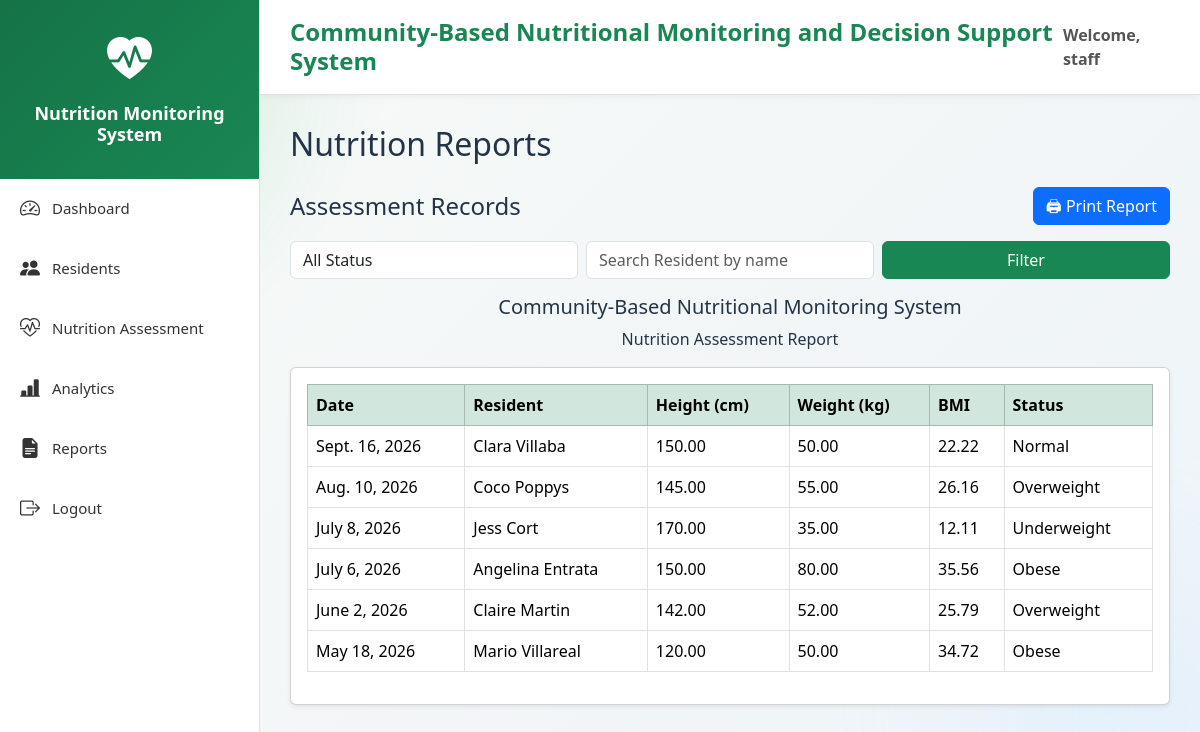
/reports/ (signed in), run on an earlier commit of the app's database.
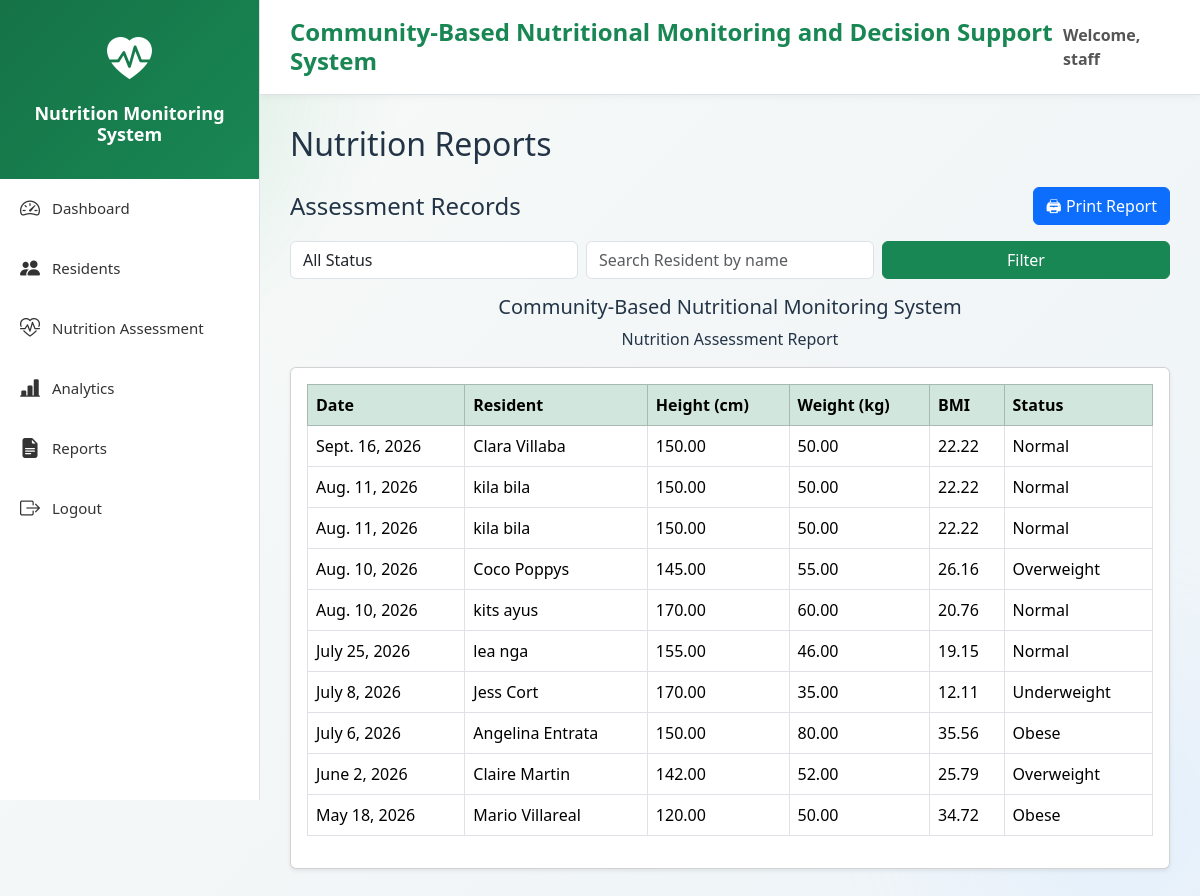
And on a later commit of the database.
### nutrition/models.py (models this page shows, shortened)
class NutritionAssessment(models.Model):
    STATUS_CHOICES = [
        ('Underweight', 'Underweight'),
        ('Normal', 'Normal'),
        ('Overweight', 'Overweight'),
        ('Obese', 'Obese'),
    ]
    MONITORING_FLAG_CHOICES = [
    ('Routine Monitoring', 'Routine Monitoring'),
    ('Needs Follow-up', 'Needs Follow-up'),
    ]
    resident = models.ForeignKey(
        Resident,
        on_delete=models.CASCADE,
        related_name='assessments'
    )
    assessed_by = models.ForeignKey(
        settings.AUTH_USER_MODEL,
        on_delete=models.SET_NULL,
        null=True,
        blank=True,
        related_name='nutrition_assessments'
    )
    rule = models.ForeignKey(
    NutritionRule,
    on_delete=models.SET_NULL,
    null=True,
    blank=True,
    related_name='assessments'
    )
    assessment_date = models.DateField()
    height = models.DecimalField(
        max_digits=5,
        decimal_places=2,
        help_text="Height in centimeters"
    )
    weight = models.DecimalField(
        max_digits=5,
        decimal_places=2,
        help_text="Weight in kilograms"
    )
    bmi = models.DecimalField(
        max_digits=5,
        decimal_places=2,
        editable=False
    )
    nutritional_status = models.CharField(
        max_length=20,
        choices=STATUS_CHOICES,
        editable=False
    )
    monitoring_flag = models.CharField(
    max_length=30,
    choices=MONITORING_FLAG_CHOICES,
    editable=False,
    default='Routine Monitoring'
    )
    remarks = models.TextField(
        editable=False,
        blank=True,
        default=""
    )
    intervention = models.TextField(
        editable=False,
        blank=True,
        default=""
    )
    created_at = models.DateTimeField(auto_now_add=True)
    updated_at = models.DateTimeField(auto_now=True)

### residents/models.py (models this page shows, shortened)
class Resident(models.Model):
    GENDER_CHOICES = [
        ('Male', 'Male'),
        ('Female', 'Female'),
    ]
    resident_id = models.CharField(
        max_length=20,
        unique=True,
        blank=True
    )
    first_name = models.CharField(max_length=100)
    middle_name = models.CharField(
        max_length=100,
        blank=True,
        null=True
    )
    last_name = models.CharField(max_length=100)
    sex = models.CharField(
        max_length=10,
        choices=GENDER_CHOICES
    )
    birth_date = models.DateField()
    address = models.CharField(
        max_length=100
    )
    contact_number = models.CharField(
        max_length=15,
        blank=True,
        null=True
    )
    guardian_name = models.CharField(
        max_length=150,
        blank=True,
        null=True
    )
    created_by = models.ForeignKey(
    settings.AUTH_USER_MODEL,
    on_delete=models.SET_NULL,
    null=True,
    blank=True,
    related_name='created_residents')
    created_at = models.DateTimeField(auto_now_add=True)
    updated_at = models.DateTimeField(auto_now=True)
    class Meta:
        ordering = [
            'last_name',
            'first_name'
        ]

### reports/views.py (the view)
@login_required(login_url='login')
def report_dashboard(request):
    status = request.GET.get('status', '')
    resident_name = request.GET.get('resident_name', '').strip()
    assessments = NutritionAssessment.objects.all().order_by(
        '-assessment_date'
    )
    if status:
        assessments = assessments.filter(
            nutritional_status=status
        )
    if resident_name:
        assessments = assessments.filter(
            Q(resident__first_name__icontains=resident_name) |
            Q(resident__last_name__icontains=resident_name)
        )
    today = timezone.now()
    total_reports = NutritionAssessment.objects.count()
    monthly_reports = NutritionAssessment.objects.filter(
        assessment_date__month=today.month,
        assessment_date__year=today.year
    ).count()
    pdf_exports = ActivityLog.objects.filter(
        action='Export PDF'
    ).count()
    excel_exports = ActivityLog.objects.filter(
        action='Export Excel'
    ).count()
    context = {
        'assessments': assessments,
        'status': status,
        'resident_name': resident_name,
        'total_reports': total_reports,
        'monthly_reports': monthly_reports,
        'pdf_exports': pdf_exports,
        'excel_exports': excel_exports,
    }
    return render(
        request,
        get_template(
            request,
            'reports/report_dashboard.html',
            'admin_reports/report_dashboard.html'
        ),
        context
    )

### reports/views.py (called while the page is built)
def get_template(request, staff_template, admin_template):
    if request.user.is_superuser:
        return admin_template
    return staff_template

### templates/reports/report_dashboard.html (shortened to what this page needs)
{% extends 'base_staff.html' %}
{% block content %}
<h2 class="mb-4">Nutrition Reports</h2>
<div class="d-flex justify-content-between align-items-center mb-3">
    <h4 class="mb-0">Assessment Records</h4>
    <button onclick="window.print()" class="btn btn-primary">
        🖨 Print Report
    </button>
</div>
<form method="GET" class="row g-2 mb-3">
    <div class="col-md-4">
        <select name="status" class="form-control">
            <option value="">All Status</option>
        </select>
    </div>
    <div class="col-md-4">
        <input
            type="text"
            name="resident_name"
            class="form-control"
            placeholder="Search Resident by name"
            value="{{ resident_name }}"
        >
    </div>
    <div class="col-md-4">
        <button class="btn btn-success w-100">
            Filter
        </button>
    </div>
</form>
<div class="text-center mb-3">
    <h5>Community-Based Nutritional Monitoring System</h5>
    <p class="mb-0">Nutrition Assessment Report</p>
</div>
<div class="card shadow-sm">
    <div class="card-body">
        <table class="table table-bordered table-hover">
            <thead class="table-success">
                <tr>
                    <th>Date</th>
                    <th>Resident</th>
                    <th>Height (cm)</th>
                    <th>Weight (kg)</th>
                    <th>BMI</th>
                    <th>Status</th>
                </tr>
            </thead>
            <tbody>
                {% for a in assessments %}
                <tr>
                    <td>{{ a.assessment_date }}</td>
                    <td>
                        {{ a.resident.first_name }}
                        {{ a.resident.last_name }}
                    </td>
                    <td>{{ a.height }}</td>
                    <td>{{ a.weight }}</td>
                    <td>{{ a.bmi }}</td>
                    <td>{{ a.nutritional_status }}</td>
                </tr>
                {% empty %}
                <tr>
                    <td colspan="6" class="text-center">
                        No records found
                    </td>
                </tr>
                {% endfor %}
            </tbody>
        </table>
    </div>
</div>
{% endblock %}

### templates/base_staff.html (shortened to what this page needs)
<!DOCTYPE html>
<html lang="en">
<head>
    <link href="https://cdn.jsdelivr.net/npm/bootstrap@5.3.3/dist/css/bootstrap.min.css"
          rel="stylesheet">
    <link href="https://cdn.jsdelivr.net/npm/bootstrap-icons@1.11.3/font/bootstrap-icons.css"
          rel="stylesheet">
    <link href="https://cdn.jsdelivr.net/npm/tom-select/dist/css/tom-select.bootstrap5.min.css" rel="stylesheet">
</head>
<body>
<div class="sidebar">
    <div class="logo">
        <i class="bi bi-heart-pulse-fill"></i>
        <h4>
            Nutrition Monitoring System
        </h4>
    </div>
    <a href="{% url 'dashboard' %}">
        <i class="bi bi-speedometer2"></i>
        <span>
            Dashboard
        </span>
    </a>
    <a href="{% url 'resident_list' %}">
        <i class="bi bi-people-fill"></i>
        <span>
            Residents
        </span>
    </a>
    <a href="{% url 'assessment_list' %}">
        <i class="bi bi-heart-pulse"></i>
        <span>
            Nutrition Assessment
        </span>
    </a>
    <a href="{% url 'analytics' %}">
        <i class="bi bi-bar-chart-line-fill"></i>
        <span>
            Analytics
        </span>
    </a>
    <a href="{% url 'report_dashboard' %}">
        <i class="bi bi-file-earmark-text-fill"></i>
        <span>
            Reports
        </span>
    </a>
    <a href="{% url 'logout' %}">
        <i class="bi bi-box-arrow-right"></i>
        <span>
            Logout
        </span>
    </a>
</div>
<div class="content">
    <div class="topbar">
        <div class="d-flex justify-content-between align-items-center">
            <h4>
                Community-Based Nutritional Monitoring and Decision Support System
            </h4>
            <strong>
                Welcome,
                {{ request.user.username }}
            </strong>
        </div>
    </div>
    <div class="main-content">
        {% block content %}
        {% endblock %}
    </div>
</div>
</body>
</html>

### templates/base_staff.html (style rules this page uses)
* { margin:0; padding:0; box-sizing:border-box; font-family:'Segoe UI',sans-serif; }
body { background: radial-gradient(circle at top left, rgba(25, 135, 84, 0.14), transparent 28%), linear-gradient(135deg, #f8fbf8 0%, #f2f6f7 55%, #eef4fa 100%); color:#243447; overflow-x:hidden; }
body::before, body::after { content:''; position:fixed; border-radius:50%; filter:blur(70px); opacity:.35; pointer-events:none; z-index:0; }
body::before { width:280px; height:280px; top:-60px; left:-60px; background:#9be6b3; }
body::after { width:260px; height:260px; right:-40px; bottom:-40px; background:#cfe8ff; }
.sidebar { position:fixed; top:0; left:0; width:260px; height:100vh; background:white; border-right:1px solid #dee2e6; z-index:1000; }
.logo { background:linear-gradient( 135deg, #157347, #198754 ); color:white; padding:25px 15px; text-align:center; }
.logo i { font-size:45px; }
.logo h4 { font-size:18px; margin-top:10px; font-weight:700; }
.sidebar a { display:flex; align-items:center; gap:12px; padding:15px 20px; color:#333; text-decoration:none; transition:.3s; font-size:15px; }
.sidebar a i { font-size:20px; }
.content { margin-left:260px; min-height:100vh; }
.topbar { background:white; padding:18px 30px; border-bottom:1px solid #dee2e6; box-shadow:0 2px 8px rgba(0,0,0,.05); }
.topbar h4 { color:#198754; font-weight:700; margin:0; }
.topbar strong { color:#555; }
.content, .main-content { position:relative; z-index:1; }
.main-content { padding:30px; background:transparent; }

What changed in the data, as far as the page shows it:
added NutritionAssessment: assessment_date "Aug. 11, 2026", resident.first_name "kila", resident.last_name "bila", height "150.00", weight "50.00", bmi "22.22", nutritional_status "Normal"
added NutritionAssessment: assessment_date "Aug. 11, 2026", resident.first_name "kila", resident.last_name "bila", height "150.00", weight "50.00", bmi "22.22", nutritional_status "Normal"
added NutritionAssessment: assessment_date "Aug. 10, 2026", resident.first_name "kits", resident.last_name "ayus", height "170.00", weight "60.00", bmi "20.76", nutritional_status "Normal"
added NutritionAssessment: assessment_date "July 25, 2026", resident.first_name "lea", resident.last_name "nga", height "155.00", weight "46.00", bmi "19.15", nutritional_status "Normal"
